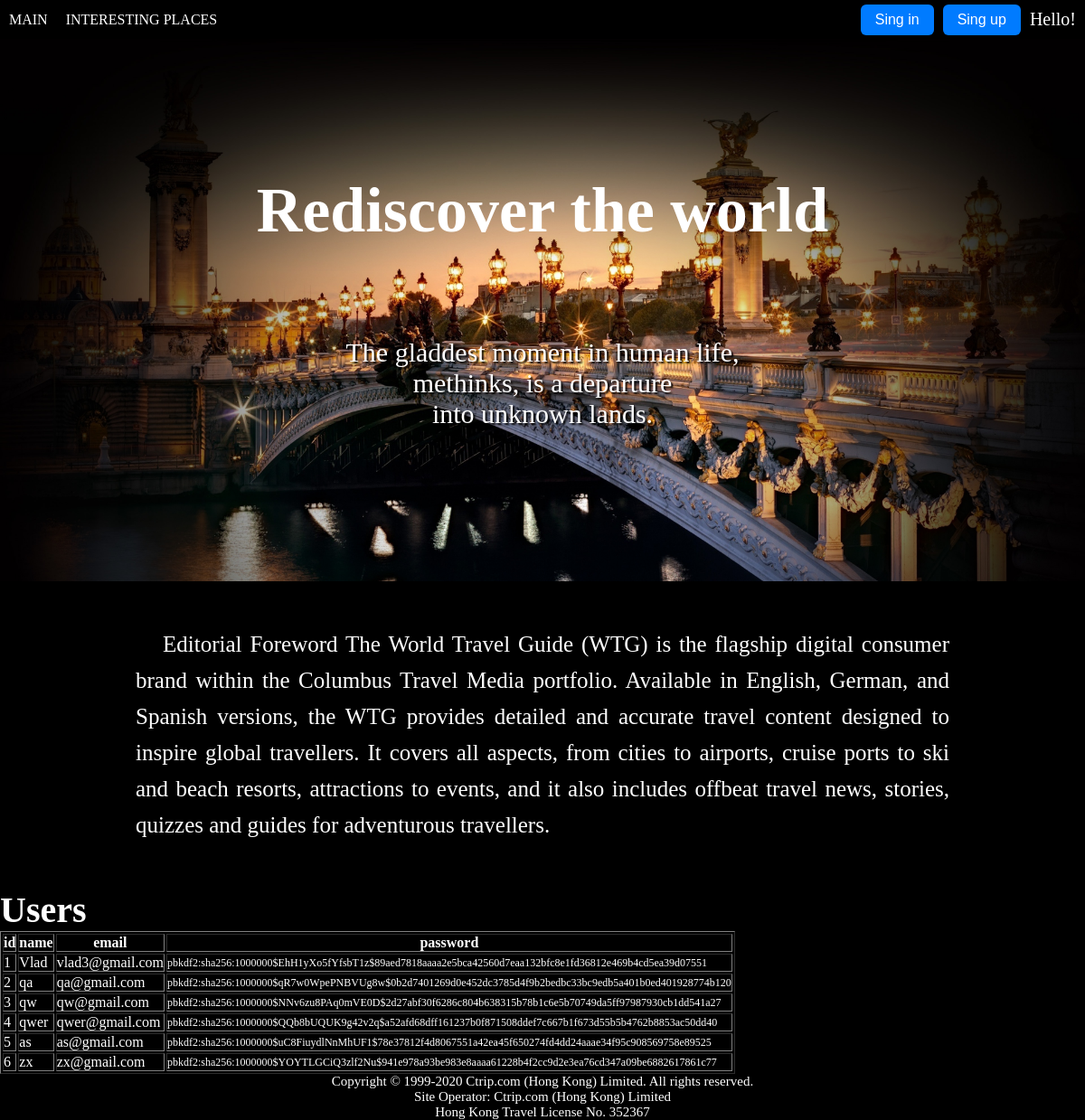
The page / on the database its author committed.
### main.py (models this page shows)
class User(db.Model, UserMixin):
    id = db.Column(db.Integer, primary_key=True)
    name = db.Column(db.String(100), nullable=False, unique=True)
    email = db.Column(db.String(120), nullable=False, unique=True)
    password = db.Column(db.String(1000), nullable=False)

### main.py (the view)
@app.route('/')
def index():
    users = User.query.all()
    for user in users:
        print(user.id, user.name, user.email, user.password)
    return render_template('index.html', users=users)

### templates/index.html
{% extends "basic.html" %}
{% block welcome %}
	{% if user_name %}
		<p>Welcome, {{user_name}}!</p>
	{% else %}
		<p>Hello!</p>
	{% endif %}
{% endblock %}
{% block main %}
	<section class="logo">
		<h1>Rediscover the world</h1>
		<p style="">The gladdest moment in human life,<br> methinks, is a departure<br> into unknown lands.</p>
	</section>
	<section class="about">
		<p>Editorial Foreword
                The World Travel Guide (WTG) is the flagship digital consumer brand within the Columbus Travel Media
                portfolio. Available in English, German, and Spanish versions, the WTG provides detailed and accurate
                travel content designed to inspire global travellers. It covers all aspects, from cities to airports,
                cruise ports to ski and beach resorts, attractions to events, and it also includes offbeat travel news,
                stories, quizzes and guides for adventurous travellers.</p>
	</section>
	<section><h2>Users</h2>
		<table border="1">
			<tr>
				<th>id</th>
				<th>name</th>
				<th>email</th>
				<th>password</th>
			</tr>
			{% for user in users %}
			<tr>
				<td>{{ user.id }}</td>
				<td>{{ user.name }}</td>
				<td>{{ user.email }}</td>
				<td style="font-size: 12px">{{ user.password }}</td>
			</tr>
			{% endfor %}
		</table>
	</section>
{% endblock %}

### templates/basic.html (shortened to what this page needs)
<!DOCTYPE HTML>
<html lang="uk">
	<head>
		<link rel="stylesheet" href="../static/css/style.css">
	</head>
	<body>
		<header>
        	<nav class="place_nav">
            	<ul class="menu">
                	<li><a href="/">MAIN</a></li>
                	<li><a href="/Articles">INTERESTING PLACES</a></li>
           		 </ul>
                {% if request.endpoint != 'admin' and request.endpoint != 'user_form' %}
            <div class="btn">
                {% if current_user.is_authenticated %}
                <span style="color: white; margin-right: 15px;">
                    Привіт, {{current_user.name}}!
                </span>
                <a href="{{ url_for('logout') }}"
                   class="button_in">Logout</a>
                {% else %}
                <a href="/admin" class="button_in">Sing in</a>
                <a href="/form" class="button_up">Sing up</a>
                {% endif %}
            </div>
            {% endif %}
        	</nav>
			<div class="welcome_user">
				{% block welcome %}
                {% endblock %}
			</div>
   		 </header>
		<main>
			{% block main %}
            {% endblock %}
		</main>
		<footer>
			<p>Copyright © 1999-2020 Ctrip.com (Hong Kong) Limited. All rights reserved.<br>
			Site Operator: Ctrip.com (Hong Kong) Limited<br>
			Hong Kong Travel License No. 352367</p>
		</footer>
	</body>
</html>

### static/css/style.css (style rules this page uses)
* { margin: 0; padding: 0; }
body { background-color: black; color: white; }
header { display: flex; justify-content: space-between; }
.welcome_user { padding: 10px; font-size: 20px; }
.about { background-color: black; color: white; font-size: 25px; text-indent: 30px; line-height: 40px; text-align: justify; margin: 50px; padding-left: 100px; padding-right: 100px; }
.menu { background-color: black; display: flex; }
.menu li { padding: 10px; list-style: none; }
.menu a { text-decoration: none; color: white; white-space: nowrap; }
.logo { height: 600px; background-image: url('../images/aleksandr.jpg'); background-size: cover; text-align: center; }
h1 { color: white; font-size: 70px; padding-top: 150px; }
h2 { font-size: 40px; }
.logo p { padding-top: 100px; font-size: 30px; color: white; text-shadow: 2px 2px 2px black; }
footer { background-color: black; color: white; font-size: 15px; text-align: center; }
.place_nav { display: flex; justify-content: space-between; align-items: center; width: 100%; }
.btn { display: flex; justify-content: end; align-items: center; width: 100%; }
.button_in, .button_up { display: inline-block; padding: 8px 16px; background: #007BFF; color: white; text-decoration: none; border-radius: 6px; font-size: 16px; font-family: sans-serif; transition: 0.3s; margin-left: 10px; border: none; }

### rows shown on the page
User: id "1", name "Vlad", email "vlad3@gmail.com", password "pbkdf2:sha256:1000000$EhH1yXo5fYfsbT1z$89aed7818aaaa2e5bca42560d7eaa132bfc8e1fd36812e469b4cd5ea39d07551"
User: id "2", name "qa", email "qa@gmail.com", password "pbkdf2:sha256:1000000$qR7w0WpePNBVUg8w$0b2d7401269d0e452dc3785d4f9b2bedbc33bc9edb5a401b0ed401928774b120"
User: id "3", name "qw", email "qw@gmail.com", password "pbkdf2:sha256:1000000$NNv6zu8PAq0mVE0D$2d27abf30f6286c804b638315b78b1c6e5b70749da5ff97987930cb1dd541a27"
User: id "4", name "qwer", email "qwer@gmail.com", password "pbkdf2:sha256:1000000$QQb8bUQUK9g42v2q$a52afd68dff161237b0f871508ddef7c667b1f673d55b5b4762b8853ac50dd40"
User: id "5", name "as", email "as@gmail.com", password "pbkdf2:sha256:1000000$uC8FiuydlNnMhUF1$78e37812f4d8067551a42ea45f650274fd4dd24aaae34f95c908569758e89525"
User: id "6", name "zx", email "zx@gmail.com", password "pbkdf2:sha256:1000000$YOYTLGCiQ3zlf2Nu$941e978a93be983e8aaaa61228b4f2cc9d2e3ea76cd347a09be6882617861c77"
